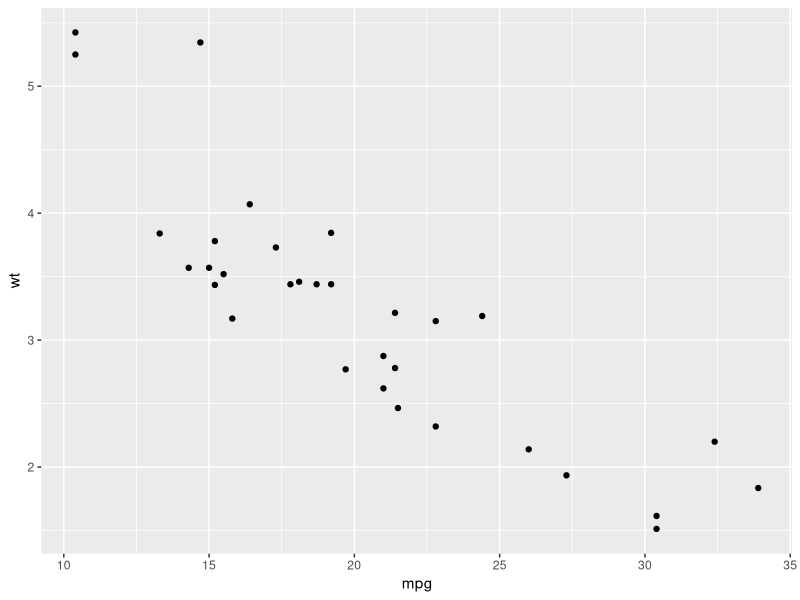
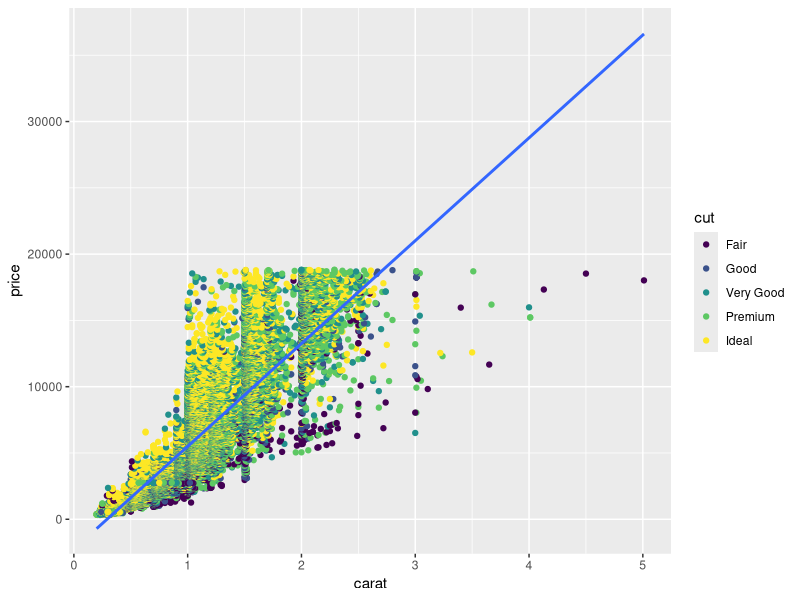
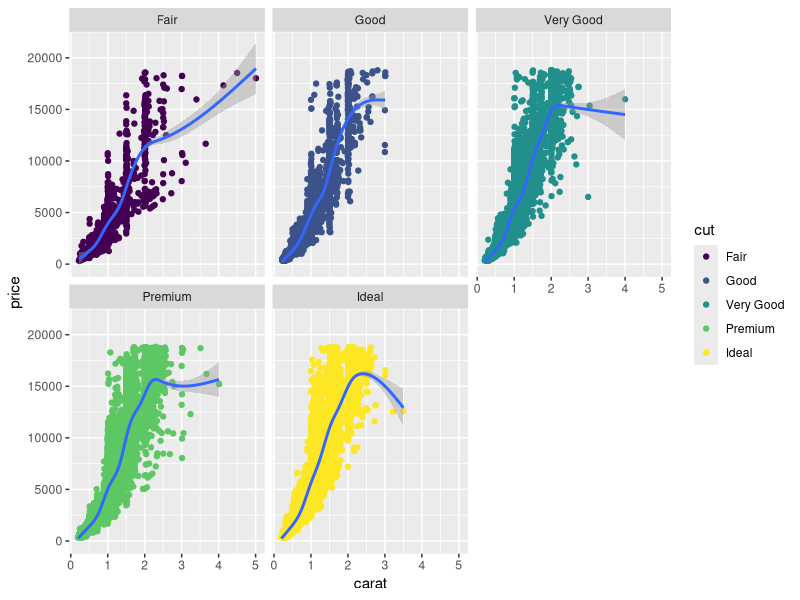
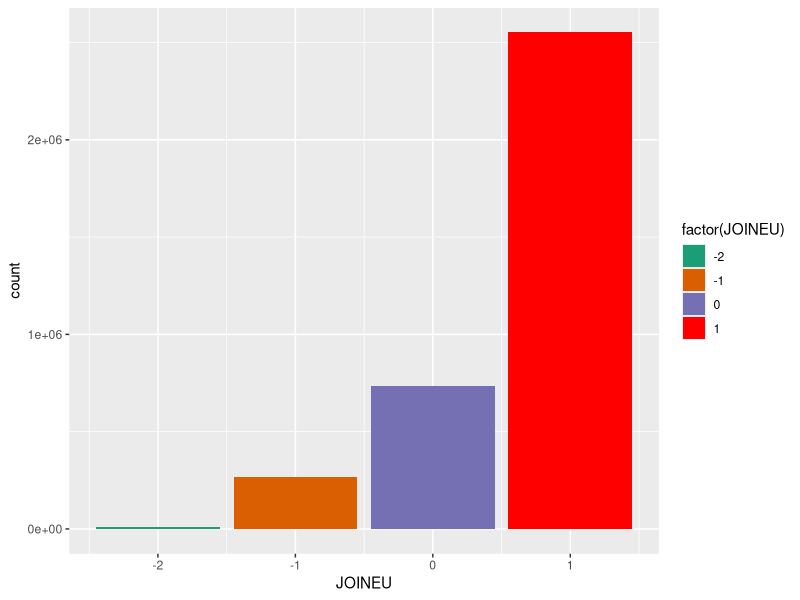

Generate these figures, in order, with R:
library(ggplot2)

ggplot(mtcars, aes(x=mpg, y=wt))+
    geom_point()
ggplot(diamonds, aes(x=carat, y=price)) +
  geom_point(aes(color=cut)) +
    geom_smooth(method="lm")

ggplot(diamonds, aes(x=carat, y=price)) +
  geom_point(aes(color=cut)) +
  geom_smooth()+
  facet_wrap(~cut)

library(haven)

setwd("D:\\Dropbox\\My projects\\Courses\\ST_R\\website\\meetings\\m6\\pres\\data")

ndi <- read_dta("NDI_2017_Dec_25_12_17_public.dta")

names(ndi)

ggplot(ndi, aes(x=JOINEU))+
  geom_bar(aes(weight=WTIND, fill=factor(JOINEU)))+
  scale_fill_manual(values=c("#1b9e77", "#d95f02", "#7570b3", "#FF0000"))


